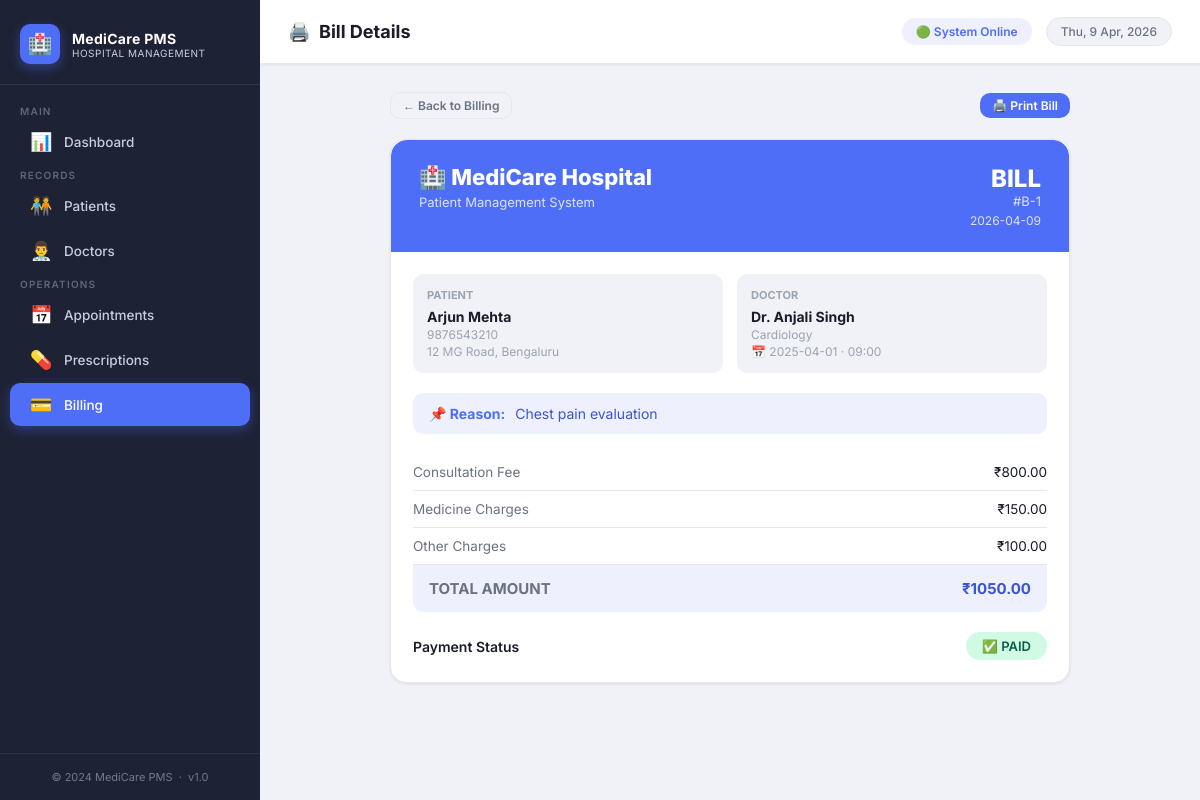
Page /billing/1/view on the committed database.
### tables this page shows
CREATE TABLE bills (
    bill_id           INTEGER PRIMARY KEY AUTOINCREMENT,
    patient_id        INTEGER NOT NULL,
    appointment_id    INTEGER NOT NULL UNIQUE,
    consultation_fee  REAL    NOT NULL DEFAULT 0 CHECK (consultation_fee >= 0),
    medicine_charges  REAL    NOT NULL DEFAULT 0 CHECK (medicine_charges >= 0),
    other_charges     REAL    NOT NULL DEFAULT 0 CHECK (other_charges >= 0),
    total_amount      REAL    NOT NULL DEFAULT 0 CHECK (total_amount >= 0),
    payment_status    TEXT    NOT NULL DEFAULT 'pending'
                              CHECK (payment_status IN ('paid','pending','cancelled')),
    bill_date         TEXT    NOT NULL DEFAULT (date('now','localtime')),
    FOREIGN KEY (patient_id)     REFERENCES patients(patient_id)         ON DELETE CASCADE,
    FOREIGN KEY (appointment_id) REFERENCES appointments(appointment_id) ON DELETE CASCADE
);

CREATE TABLE patients (
    patient_id   INTEGER PRIMARY KEY AUTOINCREMENT,
    name         TEXT    NOT NULL,
    age          INTEGER NOT NULL CHECK (age > 0 AND age < 150),
    gender       TEXT    NOT NULL CHECK (gender IN ('Male', 'Female', 'Other')),
    phone        TEXT    NOT NULL UNIQUE,
    address      TEXT    NOT NULL,
    blood_group  TEXT    NOT NULL CHECK (blood_group IN ('A+','A-','B+','B-','AB+','AB-','O+','O-')),
    created_at   TEXT    NOT NULL DEFAULT (datetime('now','localtime'))
);

CREATE TABLE doctors (
    doctor_id        INTEGER PRIMARY KEY AUTOINCREMENT,
    name             TEXT    NOT NULL,
    specialization   TEXT    NOT NULL,
    phone            TEXT    NOT NULL UNIQUE,
    email            TEXT    NOT NULL UNIQUE,
    schedule         TEXT    NOT NULL,
    consultation_fee REAL    NOT NULL CHECK (consultation_fee >= 0)
);

CREATE TABLE appointments (
    appointment_id   INTEGER PRIMARY KEY AUTOINCREMENT,
    patient_id       INTEGER NOT NULL,
    doctor_id        INTEGER NOT NULL,
    appointment_date TEXT    NOT NULL,
    time_slot        TEXT    NOT NULL,
    status           TEXT    NOT NULL DEFAULT 'scheduled'
                             CHECK (status IN ('scheduled','cancelled','completed')),
    reason           TEXT    NOT NULL,
    FOREIGN KEY (patient_id) REFERENCES patients(patient_id) ON DELETE CASCADE,
    FOREIGN KEY (doctor_id)  REFERENCES doctors(doctor_id)   ON DELETE CASCADE,
    UNIQUE (doctor_id, appointment_date, time_slot)
);

### app.py (the view)
@app.route('/billing/<int:bill_id>/view')
def view_bill(bill_id):
    bill = db.get_bill_by_id(bill_id)
    if not bill:
        abort(404)
    return render_template('bill_detail.html', bill=bill)

### database.py (called while the page is built)
def get_connection():
    conn = sqlite3.connect(DB_PATH)
    conn.row_factory = sqlite3.Row        # access columns by name
    conn.execute("PRAGMA foreign_keys = ON")
    return conn

def get_bill_by_id(bill_id):
    conn = get_connection()
    row = conn.execute(
        """SELECT
               b.*,
               p.name    AS patient_name,
               p.phone   AS patient_phone,
               p.address AS patient_address,
               d.name    AS doctor_name,
               d.specialization,
               a.appointment_date,
               a.time_slot,
               a.reason
           FROM bills b
           JOIN patients     p ON p.patient_id     = b.patient_id
           JOIN appointments a ON a.appointment_id = b.appointment_id
           JOIN doctors      d ON d.doctor_id      = a.doctor_id
           WHERE b.bill_id = ?""",
        (bill_id,)
    ).fetchone()
    conn.close()
    return row

### templates/bill_detail.html (shortened to what this page needs)
{% extends "base.html" %}
{% block page_icon %}🖨️{% endblock %}
{% block page_title %}Bill Details{% endblock %}
{% block content %}
<div style="max-width:680px; margin:0 auto;">
  <div style="display:flex; justify-content:space-between; align-items:center; margin-bottom:20px;" class="no-print">
    <a href="{{ url_for('billing') }}" class="btn btn-ghost btn-sm">← Back to Billing</a>
    <button onclick="window.print()" class="btn btn-primary btn-sm">🖨️ Print Bill</button>
  </div>
  <div class="card">
    <div style="background:var(--primary); border-radius:var(--radius-lg) var(--radius-lg) 0 0;
                padding:24px 28px; color:#fff;">
      <div style="display:flex; justify-content:space-between; align-items:start;">
        <div>
          <h1 style="font-size:22px; font-weight:800; margin-bottom:4px;">🏥 MediCare Hospital</h1>
          <p style="opacity:.8; font-size:13px;">Patient Management System</p>
        </div>
        <div style="text-align:right;">
          <div style="font-size:24px; font-weight:800;">BILL</div>
          <div style="opacity:.8; font-size:13px;">#B-{{ bill.bill_id }}</div>
          <div style="opacity:.8; font-size:12px; margin-top:4px;">{{ bill.bill_date }}</div>
        </div>
      </div>
    </div>
    <div class="card-body">
      <div class="form-row" style="margin-bottom:20px;">
        <div style="background:var(--bg); padding:14px; border-radius:var(--radius-md);">
          <div class="text-muted" style="margin-bottom:6px; font-size:11px; font-weight:700; text-transform:uppercase;">Patient</div>
          <strong>{{ bill.patient_name }}</strong><br>
          <span class="text-muted">{{ bill.patient_phone }}</span><br>
          <span class="text-muted" style="font-size:12px;">{{ bill.patient_address }}</span>
        </div>
        <div style="background:var(--bg); padding:14px; border-radius:var(--radius-md);">
          <div class="text-muted" style="margin-bottom:6px; font-size:11px; font-weight:700; text-transform:uppercase;">Doctor</div>
          <strong>{{ bill.doctor_name }}</strong><br>
          <span class="text-muted">{{ bill.specialization }}</span><br>
          <span class="text-muted" style="font-size:12px;">📅 {{ bill.appointment_date }} · {{ bill.time_slot }}</span>
        </div>
      </div>
      <div style="background:var(--primary-light); padding:12px 16px; border-radius:var(--radius-md); margin-bottom:20px;">
        <strong style="color:var(--primary);">📌 Reason:</strong>
        <span style="color:var(--primary-dark); margin-left:6px;">{{ bill.reason }}</span>
      </div>
      <table class="bill-detail-table" style="margin-bottom:0;">
        <tbody>
          <tr>
            <td style="padding:10px 0; border-bottom:1px solid var(--border);">Consultation Fee</td>
            <td style="padding:10px 0; border-bottom:1px solid var(--border); text-align:right;">
              ₹{{ "%.2f"|format(bill.consultation_fee) }}
            </td>
          </tr>
          <tr>
            <td style="padding:10px 0; border-bottom:1px solid var(--border);">Medicine Charges</td>
            <td style="padding:10px 0; border-bottom:1px solid var(--border); text-align:right;">
              ₹{{ "%.2f"|format(bill.medicine_charges) }}
            </td>
          </tr>
          <tr>
            <td style="padding:10px 0; border-bottom:1px solid var(--border);">Other Charges</td>
            <td style="padding:10px 0; border-bottom:1px solid var(--border); text-align:right;">
              ₹{{ "%.2f"|format(bill.other_charges) }}
            </td>
          </tr>
          <tr class="bill-total-row">
            <td style="padding:14px 16px; border-radius:0 0 0 var(--radius-md);">
              <strong>TOTAL AMOUNT</strong>
            </td>
            <td style="padding:14px 16px; text-align:right; border-radius:0 0 var(--radius-md) 0;">
              <strong>₹{{ "%.2f"|format(bill.total_amount) }}</strong>
            </td>
          </tr>
        </tbody>
      </table>
      <div style="margin-top:20px; display:flex; justify-content:space-between; align-items:center;">
        <span style="font-size:14px; font-weight:600;">Payment Status</span>
        {% if bill.payment_status == 'paid' %}
          <span class="badge badge-success" style="font-size:13px; padding:6px 16px;">✅ PAID</span>
        {% elif bill.payment_status == 'pending' %}
          <span class="badge badge-warning" style="font-size:13px; padding:6px 16px;">⏳ PENDING</span>
        {% else %}
          <span class="badge badge-danger" style="font-size:13px; padding:6px 16px;">❌ CANCELLED</span>
        {% endif %}
      </div>
    </div>
  </div>
</div>
{% endblock %}

### static/style.css (style rules this page uses)
:root { --primary: #4f6ef7; --primary-dark: #3b55d4; --primary-light: #eef0fe; --secondary: #10b981; --secondary-light:#d1fae5; --danger: #ef4444; --danger-light: #fee2e2; --warning: #f59e0b; --warning-light: #fef3c7; --info: #3b82f6; --info-light: #dbeafe; --bg: #f0f2f8; --surface: #ffffff; --sidebar-bg: #1e2235; --sidebar-text: #c7cde0; --sidebar-hover: #2d3452; --sidebar-active: #4f6ef7; --sidebar-width: 260px; --text-primary: #1a1d29; --text-secondary: #6b7280; --text-muted: #9ca3af; --border: #e5e7eb; --border-focus: #4f6ef7; --radius-sm: 6px; --radius-md: 10px; --radius-lg: 16px; --radius-xl: 24px; --shadow-sm: 0 1px 3px rgba(0,0,0,.08); --shadow-md: 0 4px 16px rgba(0,0,0,.10); --shadow-lg: 0 8px 32px rgba(0,0,0,.14); --transition: all .22s cubic-bezier(.4,0,.2,1); }
*, *::before, *::after { box-sizing: border-box; margin: 0; padding: 0; }
html { scroll-behavior: smooth; }
body { font-family: 'Inter', system-ui, sans-serif; font-size: 14px; background: var(--bg); color: var(--text-primary); min-height: 100vh; display: flex; }
a { text-decoration: none; color: inherit; }
button { cursor: pointer; font-family: inherit; }
.card { background: var(--surface); border-radius: var(--radius-lg); border: 1px solid var(--border); box-shadow: var(--shadow-sm); overflow: hidden; }
.card-body { padding: 22px; }
table { width: 100%; border-collapse: collapse; font-size: 13.5px; }
tbody tr { border-bottom: 1px solid var(--border); transition: var(--transition); }
tbody tr:last-child { border-bottom: none; }
td { padding: 12px 16px; vertical-align: middle; }
.badge { display: inline-flex; align-items: center; gap: 5px; padding: 3px 10px; border-radius: 999px; font-size: 11px; font-weight: 600; text-transform: capitalize; white-space: nowrap; }
.badge-success { background: var(--secondary-light); color: #065f46; }
.btn { display: inline-flex; align-items: center; gap: 7px; padding: 9px 18px; border-radius: var(--radius-md); font-size: 13px; font-weight: 600; border: none; cursor: pointer; transition: var(--transition); white-space: nowrap; }
.btn-primary { background: var(--primary); color: #fff; }
.btn-ghost { background: transparent; color: var(--text-secondary); border: 1px solid var(--border); }
.btn-sm { padding: 5px 12px; font-size: 12px; }
.form-row { display: grid; grid-template-columns: 1fr 1fr; gap: 14px; }
.bill-detail-table td:first-child { color: var(--text-secondary); width: 200px; }
.bill-total-row td { font-weight: 700; font-size: 15px; background: var(--primary-light); color: var(--primary-dark); }
.text-muted { color: var(--text-muted); font-size: 12px; }

### rows in the picture
bills: bill_id "1", bill_date "2026-04-09", consultation_fee "800.00", medicine_charges "150.00", other_charges "100.00", total_amount "1050.00"
patients: patient_name "Arjun Mehta", patient_phone "9876543210", patient_address "12 MG Road, Bengaluru"
doctors: doctor_name "Dr. Anjali Singh", specialization "Cardiology"
appointments: appointment_date "2025-04-01", time_slot "09:00", reason "Chest pain evaluation"
